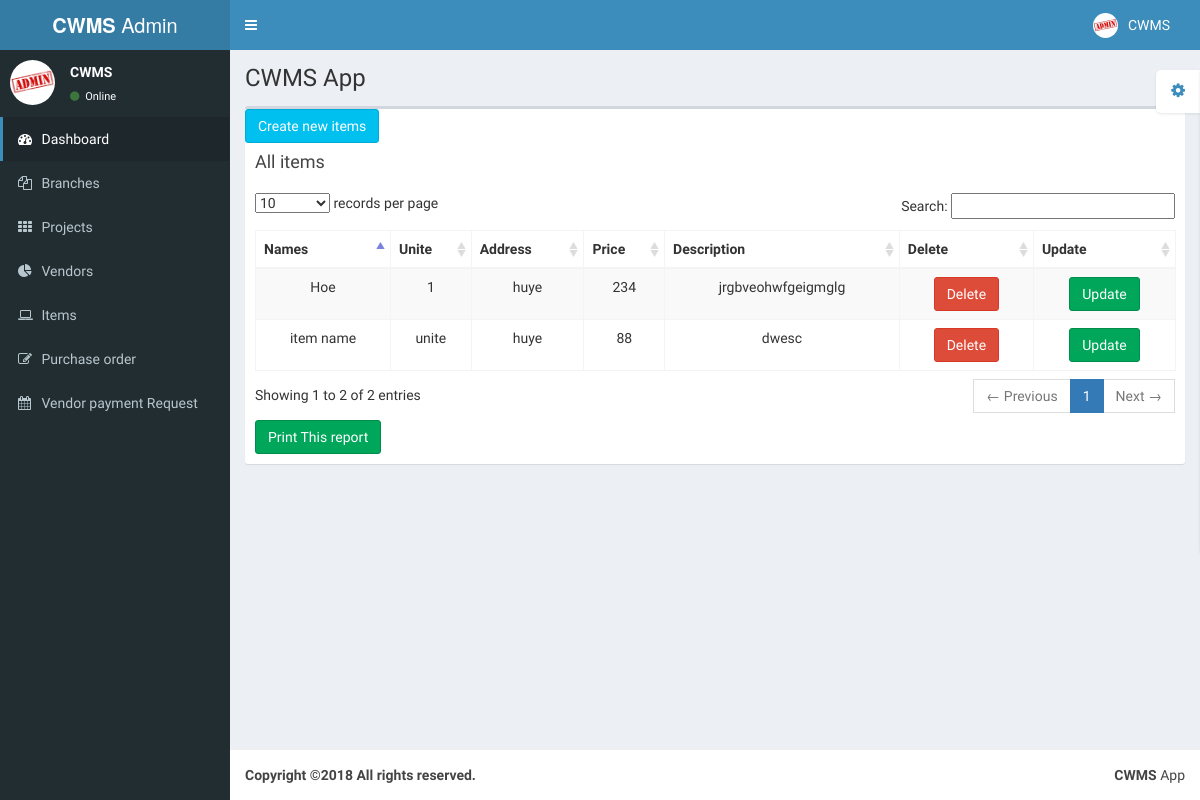
/cwms/pages/tables/items.php, run on the app's committed database.
### tables this page shows
CREATE TABLE `items` (
  `id` int(11) NOT NULL,
  `name` varchar(300) NOT NULL,
  `unite` varchar(300) NOT NULL,
  `baddress` varchar(200) NOT NULL,
  `price` varchar(300) NOT NULL,
  `description` varchar(300) NOT NULL
);

### cwms/pages/tables/items.php (the view, shortened to what this page needs)
<!DOCTYPE html>
<html>
  <head>
    <link href="../../bootstrap/css/bootstrap.min.css" rel="stylesheet" type="text/css" />
    <link href="https://maxcdn.bootstrapcdn.com/font-awesome/4.3.0/css/font-awesome.min.css" rel="stylesheet" type="text/css" />
    <link href="http://code.ionicframework.com/ionicons/2.0.0/css/ionicons.min.css" rel="stylesheet" type="text/css" />
    <link href="../../plugins/datatables/dataTables.bootstrap.css" rel="stylesheet" type="text/css" />
    <link href="../../dist/css/AdminLTE.min.css" rel="stylesheet" type="text/css" />
    <link href="../../dist/css/skins/_all-skins.min.css" rel="stylesheet" type="text/css" />
  </head>
  <body class="skin-blue">
    <div class="wrapper">
      <?php include "header.php"; ?>
      <div class="content-wrapper">
        <section class="content-header">
          <h1>
          CWMS App
          </h1>
        </section>
        <section class="content">
          <div class="row">
            <div class="col-xs-12">
              <div class="box">
                <a href="newitem.php" class="btn btn-info">Create new items</a>
                <div class="box-header">
                  <h3 class="box-title">All items</h3>
                </div>
                <div class="box-body">
                  <div id="printMe">
                  <table id="example1" class="table table-bordered table-striped">
                    <thead>
                      <tr>
                        <th>Names</th>
                        <th>Unite</th>
                        <th>Address</th>
                        <th>Price</th>
                        <th>Description</th>
                        <th>Delete</th>
                        <th>Update</th>
                      </tr>
                    </thead>
                    <tbody>
                      <?php
           $conn = mysqli_connect("localhost","root","lecteur1994ange");
             mysqli_select_db($conn,"hodard");
           $result=mysqli_query($conn,"SELECT * from items");
           while($test = mysqli_fetch_array($result))
           {
             $id = $test['id'];
             echo "<tr align='center'>";
              echo"<td>" .$test['name']."</font></td>";
             echo"<td>" .$test['unite']."</font></td>";
             echo"<td>" .$test['baddress']."</font></td>";
             echo"<td>" .$test['price']."</font></td>";
             echo"<td>" .$test['description']."</font></td>";
              ?>
              <td><a href="?delete_id=<?php echo $id; ?>" title="click for delete" onclick="return confirm('sure to delete ?')" class='btn btn-danger'>Delete</a></td>
               <td><a href="../../upload/editformnoimages.php?edit_id=<?php echo $test['id']; ?>" title="click for edit" onclick="return confirm('sure to edit ?')" class='btn btn-success'>Update</a></td>
              <?php
             echo "</tr>";
           }
           ?>
                    </tbody>
                  </table>
                </div>
                   <a href="#" class="btn btn-success" onclick="printDiv('printMe')">Print This report</a>
                </div>
              </div>
            </div>
          </div>
        </section>
      </div>
      <?php include "../../footer.php"; ?>
    </div>
  </body>
</html>

### data on the page
items: name "item name", unite "unite", baddress "huye", price "88", description "dwesc"
items: name "Hoe", unite "1", baddress "huye", price "234", description "jrgbveohwfgeigmglg"
